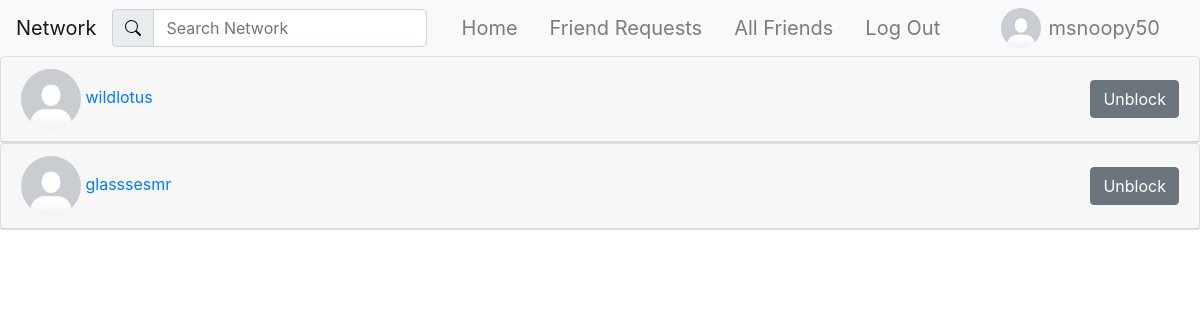
The app's page /blocked_users (signed in), older data.
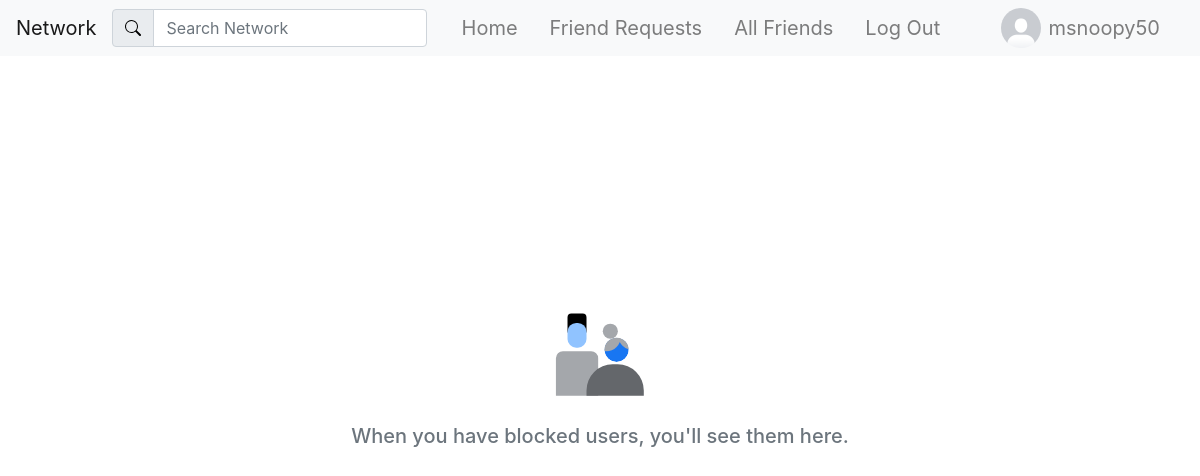
The same page, newer data.
### network/models.py (models this page shows)
class User(AbstractUser):
    pass

class UserProfile(models.Model):
    user = models.OneToOneField(User, primary_key=True, related_name="profile", on_delete=models.CASCADE)
    name = models.CharField(max_length=64, blank=True, null=True)
    bio = models.TextField(blank=True)
    picture = models.ImageField(blank=True, default="default_profile_image.png")
    friends = models.ManyToManyField(User, blank=True, related_name="friends")
    blocked = models.ManyToManyField(User, blank=True, related_name="blocked")

### network/views.py (the view)
# urls.py: path("blocked_users", views.blocked_users, name="blocked_users")
@login_required
def blocked_users(request):
    blocked_users = request.user.profile.blocked.all()
    print(blocked_users)
    return render(request, "network/blocked_users.html", {
        "blocked_users": blocked_users
    })

### templates/network/blocked_users.html (shortened to what this page needs)
{% extends "network/layout.html" %} {% load static %}
{% block body %}
    {% for blocked_user in blocked_users %}
        <div class="card">
            <div class="card-header d-flex justify-content-between">
                <div>
                    <a href="{% url 'profile' blocked_user.id %}">
                        <div>
                            <img src="{{ blocked_user.profile.picture.url }}" alt="" width="60px" height="60px"
                                style="border-radius: 50%">
                            {{ blocked_user }}
                        </div>
                    </a>
                </div>
                <div class="d-flex ml-auto align-items-center">
                    <button type="button" class="btn btn-secondary"
                        style="float: right" data-toggle="modal" data-target="#unblockModal">Unblock</button>
                </div>
            </div>
        </div>
    {% empty %}
        <div class="d-flex align-items-center justify-content-center flex-column" style="min-height: 640px;">
            <div class="p-2">
                <img src="{% static 'network/images/null_states_people_gray_wash.svg' %}" width="112" height="112" alt="">
            </div>
            <div class="p-2 text-muted">
                <h5 class="text-muted">When you have blocked users, you'll see them here.</h5>
            </div>
        </div>
    {% endfor %}
{% endblock %}

Row changes from the older to the newer data that the page shows:
no longer on this page (row edited): User: profile.picture (placeholder picture), username "wildlotus"
no longer on this page (row unchanged): User: profile.picture (placeholder picture), username "glasssesmr"
Text that changed along with them:
text now shown: "When you have blocked users, you'll see them here."
